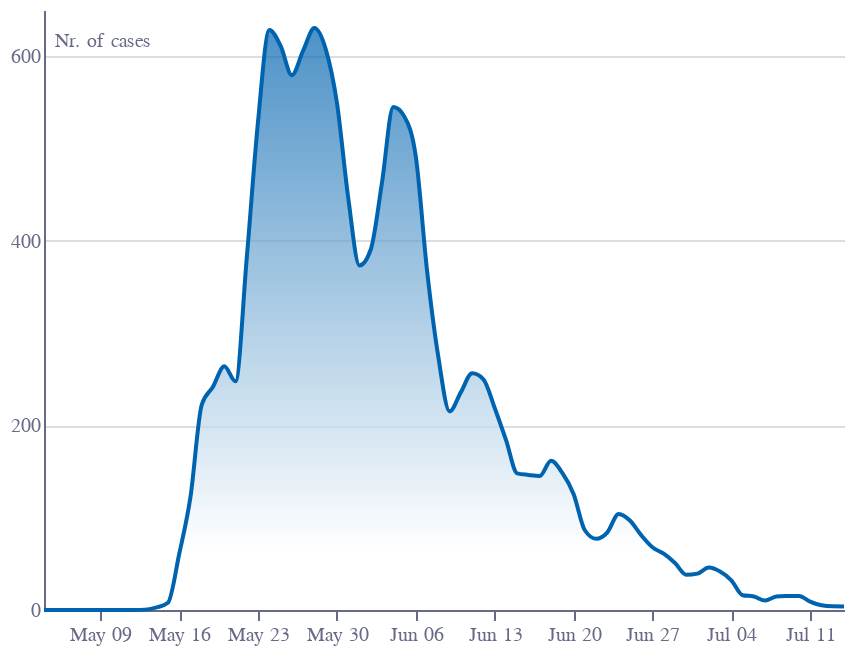

The notebook cell saved with this chart:
### Code cell
base = alt.Chart(f6).encode(
    x=alt.X(
        "date:T",
        axis=alt.Axis(
            grid=False,
            titleAlign="center",
            titleAnchor="middle",
            title="",
            labelColor=colors["eco-gray"],
            titleColor=colors["eco-gray"],
            tickColor=colors["eco-gray"],
            domainColor=colors["eco-gray"],
            tickCount=10,
            orient="bottom",
            labelAngle=0,
        ),
    )
)
line1 = base.mark_area(
    interpolate="monotone",
    fillOpacity=0.7,
    line={"color": colors["eco-mid-blue"]},
    color=alt.Gradient(
        gradient="linear",
        stops=[
            alt.GradientStop(color="white", offset=0),
            alt.GradientStop(color=colors["eco-mid-blue"], offset=1),
        ],
        x1=1,
        x2=1,
        y1=0.9,
        y2=0,
    ),
).encode(
    y=alt.Y(
        "value:Q",
        axis=alt.Axis(
            grid=True,
            title="Nr. of cases",
            titleAnchor="start",
            labelColor=colors["eco-gray"],
            titleColor=colors["eco-gray"],
            tickColor=colors["eco-gray"],
            domainColor=colors["eco-gray"],
            titleFontSize=10,
            titleFontWeight="normal",
            ticks=False,
            #             labelAlign="left",
            #             labelBaseline="middle",
            #             labelPadding=-5,
            #             labelOffset=-10,
            titleX=5,
            titleY=20,
            titleBaseline="bottom",
            titleAngle=0,
            titleAlign="left",
            tickCount=4,
            format=".0f",
        ),
    ),
)
layer1 = (
    ((line1).properties(height=300, width=400))
    .configure_view(stroke=None)
    .properties(title="")
)
layer1.save("visualisation/" + f + ".json")
layer1.save("visualisation/" + f + ".png", scale_factor=2.0)
layer1.save("visualisation/" + f + ".svg")
open("README.md", "a").write(readme)
layer1

### Figure 1 — Vega-Lite specification as saved in the notebook (floating-point values rounded to 4 significant figures)
{"config": {"view": {"continuousWidth": 400, "continuousHeight": 300, "stroke": null}}, "data": {"name": "data-dba39ebdc02af9857b1ae7e7cc52a2b6"}, "mark": {"type": "area", "color": {"gradient": "linear", "stops": [{"color": "white", "offset": 0}, {"color": "#0063AF", "offset": 1}], "x1": 1, "x2": 1, "y1": 0.9, "y2": 0}, "fillOpacity": 0.7, "interpolate": "monotone", "line": {"color": "#0063AF"}}, "encoding": {"x": {"type": "temporal", "axis": {"domainColor": "#676A86", "grid": false, "labelAngle": 0, "labelColor": "#676A86", "orient": "bottom", "tickColor": "#676A86", "tickCount": 10, "title": "", "titleAlign": "center", "titleAnchor": "middle", "titleColor": "#676A86"}, "field": "date"}, "y": {"type": "quantitative", "axis": {"domainColor": "#676A86", "format": ".0f", "grid": true, "labelColor": "#676A86", "tickColor": "#676A86", "tickCount": 4, "ticks": false, "title": "Nr. of cases", "titleAlign": "left", "titleAnchor": "start", "titleAngle": 0, "titleBaseline": "bottom", "titleColor": "#676A86", "titleFontSize": 10, "titleFontWeight": "normal", "titleX": 5, "titleY": 20}, "field": "value"}}, "height": 300, "title": "", "width": 400, "$schema": "https://vega.github.io/schema/vega-lite/v4.8.1.json", "datasets": {"data-dba39ebdc02af9857b1ae7e7cc52a2b6": [{"date": "2021/05/04", "value": 0.0}, {"date": "2021/05/07", "value": 0.0}, {"date": "2021/05/09", "value": 0.0}, {"date": "2021/05/11", "value": 0.0}, {"date": "2021/05/12", "value": 0.0}, {"date": "2021/05/13", "value": 0.4096}, {"date": "2021/05/14", "value": 2.828}, {"date": "2021/05/15", "value": 7.83}, {"date": "2021/05/16", "value": 60.67}, {"date": "2021/05/17", "value": 122.5}, {"date": "2021/05/18", "value": 222.3}, {"date": "2021/05/19", "value": 241.9}, {"date": "2021/05/20", "value": 264.1}, {"date": "2021/05/21", "value": 247.7}, {"date": "2021/05/22", "value": 382.2}, {"date": "2021/05/23", "value": 529.8}, {"date": "2021/05/24", "value": 628.3}, {"date": "2021/05/25", "value": 611.1}, {"date": "2021/05/26", "value": 579.4}, {"date": "2021/05/27", "value": 605.9}, {"date": "2021/05/28", "value": 630.4}, {"date": "2021/05/29", "value": 607.6}, {"date": "2021/05/30", "value": 549.2}, {"date": "2021/05/31", "value": 446.5}, {"date": "2021/06/01", "value": 373.2}, {"date": "2021/06/02", "value": 390.5}, {"date": "2021/06/03", "value": 463.4}, {"date": "2021/06/04", "value": 544.9}, {"date": "2021/06/05", "value": 534.2}, {"date": "2021/06/06", "value": 491.1}, {"date": "2021/06/07", "value": 367.2}, {"date": "2021/06/08", "value": 273.9}, {"date": "2021/06/09", "value": 215.2}, {"date": "2021/06/10", "value": 236.0}, {"date": "2021/06/11", "value": 256.4}, {"date": "2021/06/12", "value": 249.9}, {"date": "2021/06/13", "value": 218.9}, {"date": "2021/06/14", "value": 184.3}, {"date": "2021/06/15", "value": 148.0}, {"date": "2021/06/16", "value": 146.3}, {"date": "2021/06/17", "value": 145.2}, {"date": "2021/06/18", "value": 161.7}, {"date": "2021/06/19", "value": 148.5}, {"date": "2021/06/20", "value": 125.7}, {"date": "2021/06/21", "value": 86.4}, {"date": "2021/06/22", "value": 77.14}, {"date": "2021/06/23", "value": 84.14}, {"date": "2021/06/24", "value": 104.1}, {"date": "2021/06/25", "value": 97.0}, {"date": "2021/06/26", "value": 81.11}, {"date": "2021/06/27", "value": 68.03}, {"date": "2021/06/28", "value": 60.95}, {"date": "2021/06/29", "value": 50.94}, {"date": "2021/06/30", "value": 38.18}, {"date": "2021/07/01", "value": 39.42}, {"date": "2021/07/02", "value": 46.0}, {"date": "2021/07/03", "value": 41.7}, {"date": "2021/07/04", "value": 32.19}, {"date": "2021/07/05", "value": 16.05}, {"date": "2021/07/06", "value": 14.65}, {"date": "2021/07/07", "value": 10.18}, {"date": "2021/07/08", "value": 14.57}, {"date": "2021/07/09", "value": 15.1}, {"date": "2021/07/10", "value": 15.27}, {"date": "2021/07/11", "value": 9.133}, {"date": "2021/07/12", "value": 5.094}, {"date": "2021/07/13", "value": 3.963}, {"date": "2021/07/14", "value": 3.834}]}}
